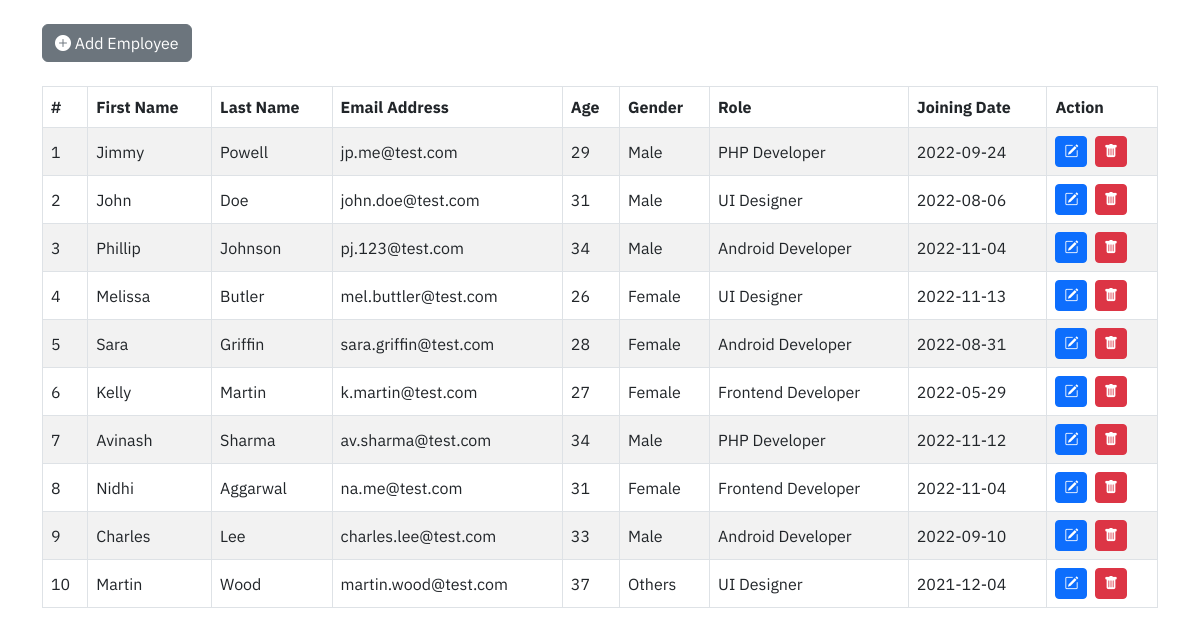
The page / on the database its author committed.
### tables this page shows
CREATE TABLE `employees` (
  `id` int(11) NOT NULL,
  `first_name` varchar(30) NOT NULL,
  `last_name` varchar(30) NOT NULL,
  `email` varchar(50) NOT NULL,
  `age` int(11) NOT NULL,
  `gender` varchar(10) NOT NULL,
  `designation` varchar(20) NOT NULL,
  `joining_date` date NOT NULL
);

### index.php (the view, shortened to what this page needs)
<!DOCTYPE html>
<html lang="en">
<head>
  <link rel="stylesheet" href="https://cdn.jsdelivr.net/npm/bootstrap-icons@1.10.1/font/bootstrap-icons.css">
  <link href="https://cdn.jsdelivr.net/npm/bootstrap@5.2.2/dist/css/bootstrap.min.css" rel="stylesheet">
  <link rel="stylesheet" href="./style.css">
</head>
<body>
  <div class="container">
    <div class="py-4">
      <a href="./create.php" class="btn btn-secondary">
        <i class="bi bi-plus-circle-fill"></i> Add Employee
      </a>
    </div>
    <table class="table table-bordered table-striped align-middle">
      <thead>
        <tr>
          <th>#</th>
          <th>First Name</th>
          <th>Last Name</th>
          <th>Email Address</th>
          <th>Age</th>
          <th>Gender</th>
          <th>Role</th>
          <th>Joining Date</th>
          <th>Action</th>
        </tr>
      </thead>
      <tbody>
        <?php
        require_once "./config.php";
        $sql = "SELECT * FROM employees";
        if ($result = mysqli_query($link, $sql)) {
          if (mysqli_num_rows($result) > 0) {
            $rows = mysqli_fetch_all($result, MYSQLI_ASSOC);
            $count = 1;
            foreach ($rows as $row) { ?>
              <tr>
                <td><?= $count++; ?></td>
                <td><?= $row["first_name"]; ?></td>
                <td><?= $row["last_name"]; ?></td>
                <td><?= $row["email"]; ?></td>
                <td><?= $row["age"]; ?></td>
                <td><?= $row["gender"]; ?></td>
                <td><?= $row["designation"]; ?></td>
                <td><?= $row["joining_date"]; ?></td>
                <td>
                  <a href="./update.php?id=<?= $row["id"]; ?>" class="btn btn-primary btn-sm">
                    <i class="bi bi-pencil-square"></i>
                  </a>&nbsp;
                  <a href="./delete.php?id=<?= $row["id"]; ?>" class="btn btn-danger btn-sm">
                    <i class="bi bi-trash-fill"></i>
                  </a>
                </td>
              </tr>
            <?php
            }
          } else { ?>
            <tr>
              <td class="text-center text-danger fw-bold" colspan="9">** No records were found **</td>
            </tr>
        <?php
          }
        }
        ?>
      </tbody>
    </table>
  </div>
</body>
</html>

### style.css (style rules this page uses)
body { font-family: 'IBM Plex Sans', sans-serif; }

### rows shown on the page
employees: first_name "Jimmy", last_name "Powell", email "jp.me@test.com", age "29", gender "Male", designation "PHP Developer", joining_date "2022-09-24"
employees: first_name "John", last_name "Doe", email "john.doe@test.com", age "31", gender "Male", designation "UI Designer", joining_date "2022-08-06"
employees: first_name "Phillip", last_name "Johnson", email "pj.123@test.com", age "34", gender "Male", designation "Android Developer", joining_date "2022-11-04"
employees: first_name "Melissa", last_name "Butler", email "mel.buttler@test.com", age "26", gender "Female", designation "UI Designer", joining_date "2022-11-13"
employees: first_name "Sara", last_name "Griffin", email "sara.griffin@test.com", age "28", gender "Female", designation "Android Developer", joining_date "2022-08-31"
employees: first_name "Kelly", last_name "Martin", email "k.martin@test.com", age "27", gender "Female", designation "Frontend Developer", joining_date "2022-05-29"
employees: first_name "Avinash", last_name "Sharma", email "av.sharma@test.com", age "34", gender "Male", designation "PHP Developer", joining_date "2022-11-12"
employees: first_name "Nidhi", last_name "Aggarwal", email "na.me@test.com", age "31", gender "Female", designation "Frontend Developer", joining_date "2022-11-04"
employees: first_name "Charles", last_name "Lee", email "charles.lee@test.com", age "33", gender "Male", designation "Android Developer", joining_date "2022-09-10"
employees: first_name "Martin", last_name "Wood", email "martin.wood@test.com", age "37", gender "Others", designation "UI Designer", joining_date "2021-12-04"
